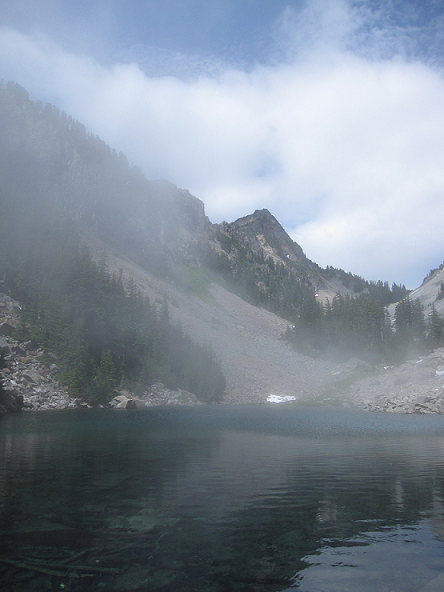
#> input picture ImageStitching/images/mountain/MelakwaLake1.png, 444 x 592 px; its folder holds 4 pictures in this run
$ python image_stitching.py
#> lines starting #> are read from the running program, lines starting #| are printed output that depends on the picture; after the words box and inside, x2 and y2 are one past the last pixel; in counts of white or black regions, pixels touching at a corner belong together
import cv2
from imutils import paths

# Set the path to the directory containing images
images_path = "images/mountain"

# Set the output image path with a valid image extension
output_path = "output/stitched.jpg"

# Set crop option: True to enable cropping, False to disable
crop = True  # Change to True if you want to crop the stitched image

# Load images
print("[INFO] loading images...")
image_paths = sorted(list(paths.list_images(images_path)))
images = [cv2.imread(image_path) for image_path in image_paths]
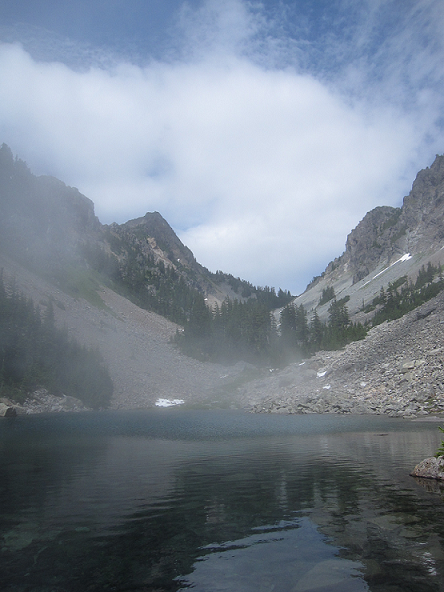
#> input picture ImageStitching/images/mountain/MelakwaLake2.png, 444 x 592 px
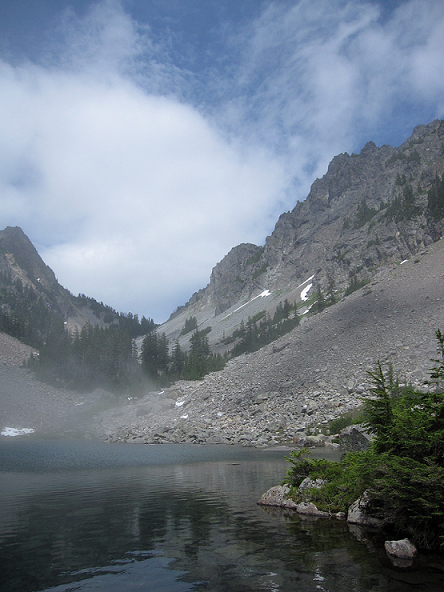
#> input picture ImageStitching/images/mountain/MelakwaLake3.png, 444 x 592 px
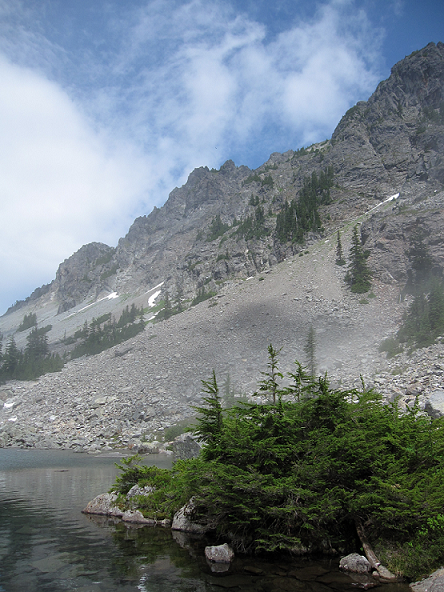
#> input picture ImageStitching/images/mountain/MelakwaLake4.png, 444 x 592 px
#> images = 4 items

# Stitch images
print("[INFO] stitching images...")
stitcher = cv2.Stitcher_create()
status, stitched = stitcher.stitch(images)
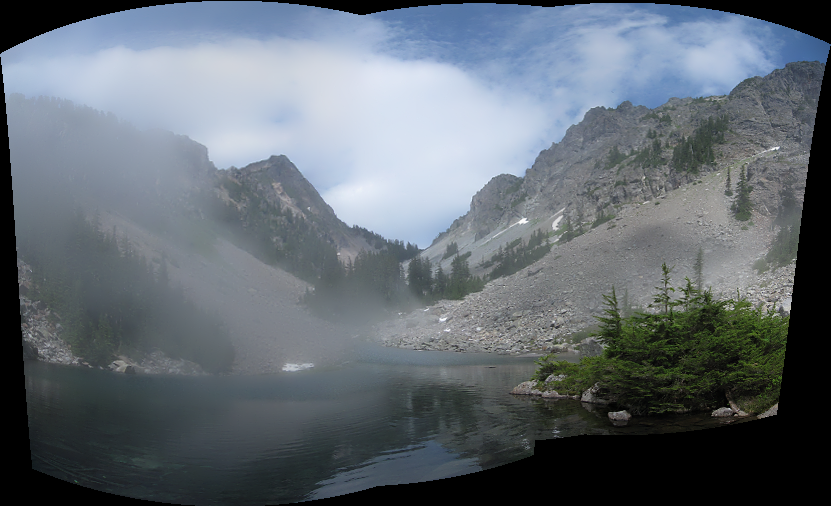
#> stitched: shape (506, 831, 3); mean of channels 0, 1, 2 115.6, 107.6, 99; drawn as B, G, R
#> status = 0

# Check if stitching was successful
if status == cv2.Stitcher_OK:
    print("[INFO] image stitching successful!")
    # Optional cropping
    if crop:
        print("[INFO] cropping...")
        # Add a 10px border around the image
        stitched = cv2.copyMakeBorder(stitched, 10, 10, 10, 10,
                                      cv2.BORDER_CONSTANT, value=(0, 0, 0))
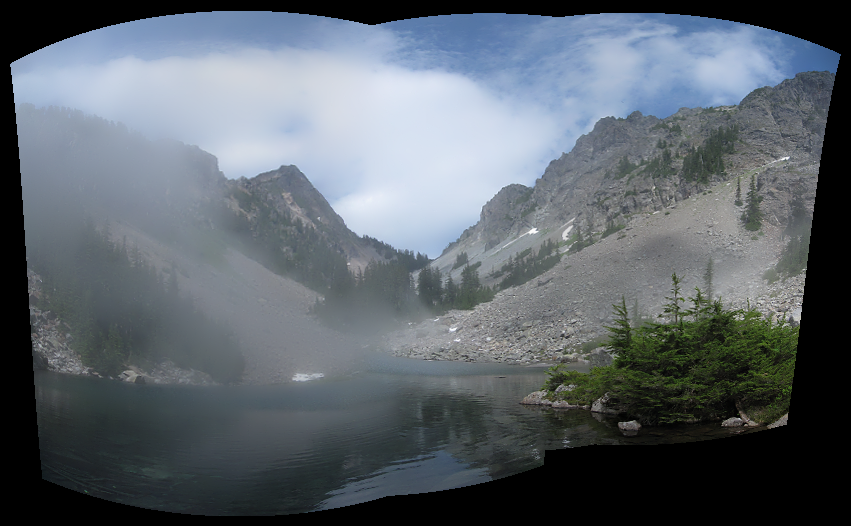
#> stitched: shape (526, 851, 3); mean of channels 0, 1, 2 108.6, 101.1, 93; drawn as B, G, R
        # Convert to grayscale and threshold
        gray = cv2.cvtColor(stitched, cv2.COLOR_BGR2GRAY)
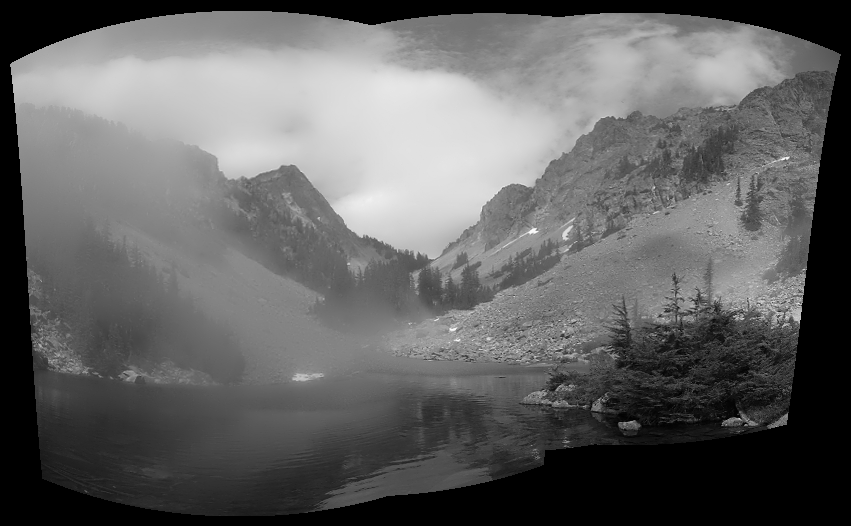
#> gray: shape (526, 851); min 0, max 249, mean 99.6
        _, thresh = cv2.threshold(gray, 0, 255, cv2.THRESH_BINARY)
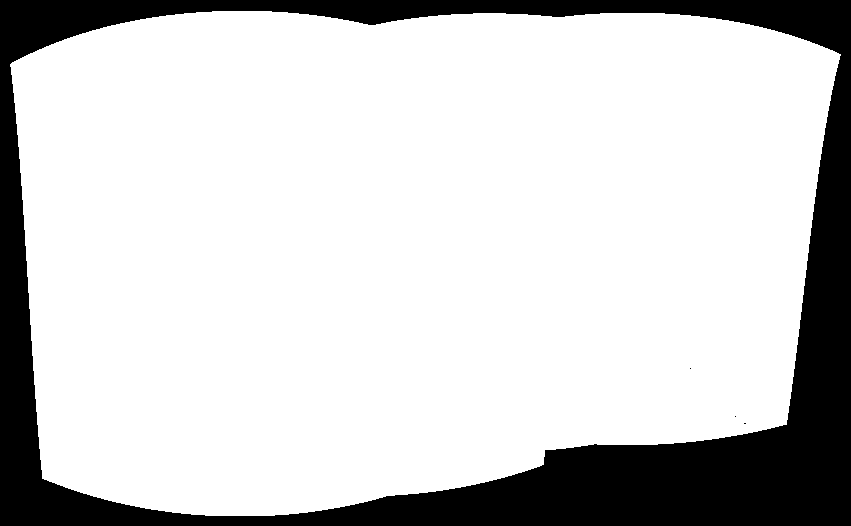
#> thresh: shape (526, 851); 80.5% white; 4 black regions (3 under 20 px)
        # Find contours and crop
        contours, _ = cv2.findContours(thresh, cv2.RETR_EXTERNAL,
                                       cv2.CHAIN_APPROX_SIMPLE)
#> contours = 1 contour; box (x1, y1, x2, y2) and area: (10, 11, 841, 516) 359366
        if contours:
            c = max(contours, key=cv2.contourArea)
#> c = contour of 664 points, box (x1, y1, x2, y2) (10, 11, 841, 516), area 359366
            x, y, w, h = cv2.boundingRect(c)
#> x = 10; y = 11; w = 831; h = 505
            stitched = stitched[y:y + h, x:x + w]
#> stitched: shape (505, 831, 3)
    # Save and display the stitched image
    cv2.imwrite(output_path, stitched)
    cv2.imshow("Stitched Image", stitched)
    cv2.waitKey(0)
else:
    print(f"[INFO] image stitching failed ({status})")
